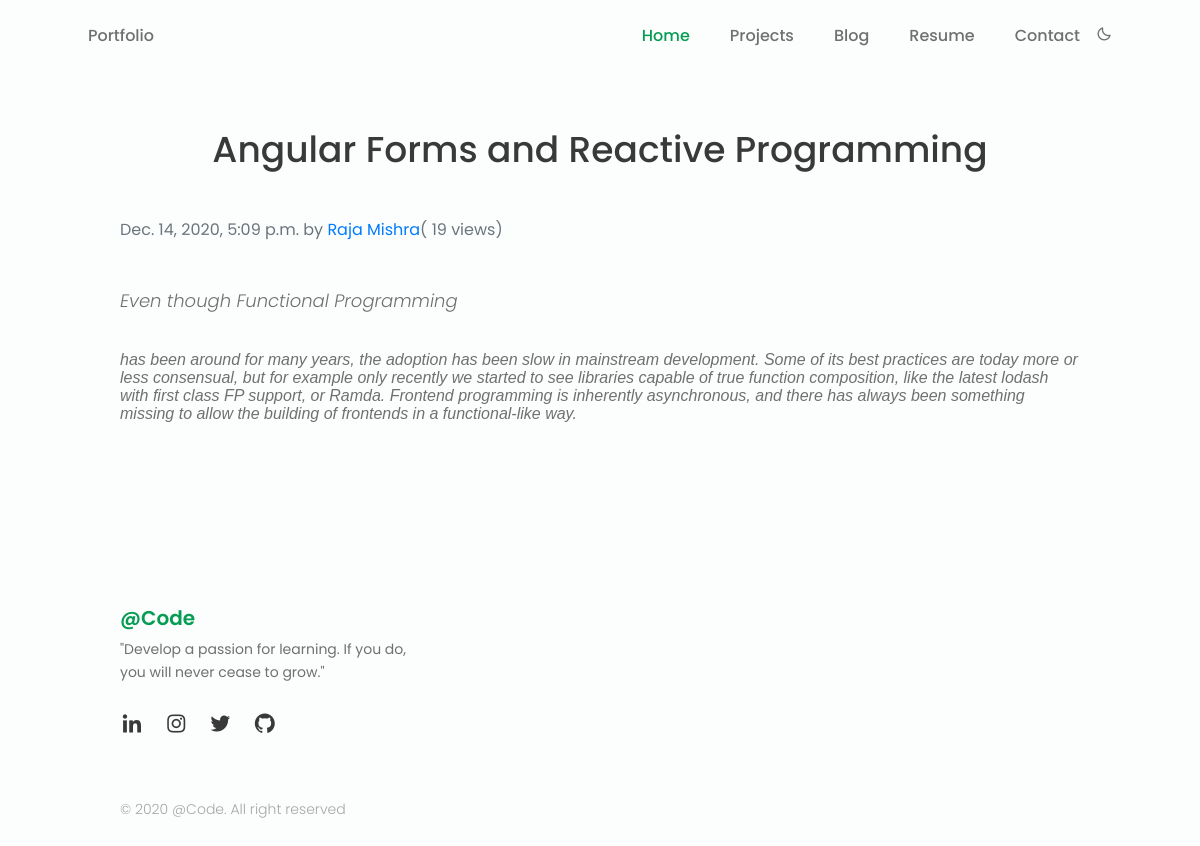
/blog/angular-forms-and-reactive-programming, run on the app's committed database.
### blog/models.py (models this page shows, shortened)
class Post(models.Model):
    sno=models.AutoField(primary_key=True)
    title=models.CharField(max_length=255)
    author=models.CharField(max_length=14)
    slug=models.CharField(max_length=130)
    timeStamp=models.DateTimeField(blank=True)
    content=models.TextField()
    views= models.IntegerField(default=0)

### blog/views.py (the view)
# urls.py: path('<str:slug>', views.blogPost, name="blogPost"),
def blogPost(request, slug):
    post=Post.objects.filter(slug=slug).first()
    context={"post":post}
    post.views= post.views +1
    post.save()
    return render(request,'blog/blogPost.html', context)

### templates/blog/blogPost.html (shortened to what this page needs)
{% load static %}
<!DOCTYPE html>
<html lang="en">
<head>
    <link rel="stylesheet" href="https://maxcdn.bootstrapcdn.com/bootstrap/4.5.0/css/bootstrap.min.css" />
    <link href='https://cdn.jsdelivr.net/npm/boxicons@2.0.5/css/boxicons.min.css' rel='stylesheet'>
    <link rel="stylesheet" href="{% static 'home/css/style.css' %}">
</head>
<body>
    <header class="l-header" id="header">
        <nav class="nav bd-container">
            <a href="/home" class="nav__logo">Portfolio</a>
            <div class="nav__menu" id="nav-menu">
                <ul class="nav__list">
                    <li class="nav__item"><a href="/home" class="nav__link active-link">Home</a></li>
                    <li class="nav__item"><a href="/home/#project" class="nav__link">Projects</a></li>
                    <li class="nav__item"><a href="/blog" class="nav__link">Blog</a></li>
                    <li class="nav__item"><a
                            href="https://drive.google.com/file/d/1iSH2U_ria5Q4Qnd8Le_aoz7h5I57o3zv/view"
                            target="_blank" class="nav__link">Resume</a></li>
                    <li class="nav__item"><a href="/home/#contact" class="nav__link">Contact</a></li>
                    <li><i class='bx bx-moon change-theme' id="theme-button"></i></li>
                </ul>
            </div>
        </nav>
    </header>
    <main class="l-main">
        <section class="menu section bd-container" id="project">
            <h2 class="section-title">{{post.title}}</h2>
            <div class="mb-1 text-muted">{{post.timeStamp}} by <a href="#">{{post.author}}</a>(<span > {{post.views}} views</span>)</p></div><br>
            <span class="menu__detail">{{post.content|safe }}</span><br>
        </section>
        <footer class="footer section bd-container">
            <div class="footer__container bd-grid">
                <div class="footer__content">
                    <a href="#" class="footer__logo">@Code</a>
                    <span class="footer__description">"Develop a passion for learning. If you do, you will never cease
                        to grow."</span>
                    <div>
                        <a href="https://www.linkedin.com/in/rajamishra53" class="footer__social"><i class='bx bxl-linkedin'></i></a>
                        <a href="https://www.instagram.com/_code_exe/" class="footer__social"><i class='bx bxl-instagram'></i></a>
                        <a href="https://twitter.com/rajamishra_zip" class="footer__social"><i class='bx bxl-twitter'></i></a>
                        <a href="https://github.com/raja53a" class="footer__social"><i class='bx bxl-github'></i></a>
                    </div>
                </div>
                <div class="footer__content">
                </div>
                <div class="footer__content">
                </div>
            </div>
            <p class="footer__copy">&#169; 2020 @Code. All right reserved</p>
        </footer>
    </main>
</body>
</html>

### static/home/css/style.css (style rules this page uses)
:root { --header-height: 3rem; --first-color: #069C54; --first-color-alt: #048654; --title-color: #393939; --text-color: #707070; --text-color-light: #A6A6A6; --body-color: #FBFEFD; --container-color: #FFFFFF; --body-font: 'Poppins', sans-serif; --biggest-font-size: 2.25rem; --h1-font-size: 1.5rem; --h2-font-size: 1.25rem; --h3-font-size: 1rem; --normal-font-size: .938rem; --small-font-size: .813rem; --smaller-font-size: .75rem; --font-medium: 500; --font-semi-bold: 600; --mb-1: .5rem; --mb-2: 1rem; --mb-3: 1.5rem; --mb-4: 2rem; --mb-5: 2.5rem; --mb-6: 3rem; --z-tooltip: 10; --z-fixed: 100; }
@media screen and (min-width: 768px) { :root { --biggest-font-size: 4rem; --h1-font-size: 2.25rem; --h2-font-size: 1.5rem; --h3-font-size: 1.25rem; --normal-font-size: 1rem; --small-font-size: .875rem; --smaller-font-size: .813rem; } }
*,::before,::after { box-sizing: border-box; }
html { scroll-behavior: smooth; }
.section { justify-content: center; align-items: center; }
:root { --link-size: 64px; --trans-props: all 0.3s ease; --link-size-footer-b: 40px; --link-size-footer-s: 30px; }
.change-theme { position: absolute; right: 1rem; top: 1.8rem; color: var(--text-color); font-size: 1rem; cursor: pointer; }
body { margin: var(--header-height) 0 0 0; font-family: var(--body-font); font-size: var(--normal-font-size); background-color: var(--body-color); color: var(--text-color); line-height: 1.6; }
h1,h2,h3,p,ul { margin: 0; }
ul { padding: 0; list-style: none; }
a { text-decoration: none; }
.section { padding: 4rem 0 2rem; }
.section-title, .section-subtitle { text-align: center; }
.section-title { font-size: var(--h1-font-size); color: var(--title-color); margin-bottom: var(--mb-3); }
.bd-container { max-width: 960px; width: calc(100% - 2rem); margin-left: var(--mb-2); margin-right: var(--mb-2); }
.bd-grid { display: grid; gap: 1.5rem; }
.l-header { width: 100%; position: fixed; top: 0; left: 0; z-index: var(--z-fixed); background-color: var(--body-color); }
.nav { max-width: 1024px; height: var(--header-height); display: flex; justify-content: space-between; align-items: center; }
.nav__item { margin-bottom: var(--mb-2); }
.nav__link, .nav__logo, .nav__toggle { color: var(--text-color); font-weight: var(--font-medium); }
.nav__link { transition: .3s; }
.active-link { color: var(--first-color); }
.menu__detail, .menu__preci { font-size: var(--small-font-size); }
.menu__detail { margin-bottom: var(--mb-1); }
h1, p { display: inline-block; line-height: 1; font-family: "Poppins", sans-serif; margin: 20px 0; font-weight: 300; font-size: 18px; }
.footer__container { grid-template-columns: repeat(auto-fit, minmax(220px, 1fr)); row-gap: 2rem; }
.footer__logo { font-size: var(--h3-font-size); color: var(--first-color); font-weight: var(--font-semi-bold); }
.footer__description { display: block; font-size: var(--small-font-size); margin: .25rem 0 var(--mb-3); }
.footer__social { font-size: 1.5rem; color: var(--title-color); margin-right: var(--mb-2); }
.footer__copy { text-align: center; font-size: var(--small-font-size); color: var(--text-color-light); margin-top: 3.5rem; }
@media screen and (min-width: 768px) { body { margin: 0; } }
@media screen and (min-width: 768px) { .section { padding-top: 8rem; } }
@media screen and (min-width: 768px) { .nav { height: calc(var(--header-height) + 1.5rem); } }
@media screen and (min-width: 768px) { .nav__list { display: flex; } }
@media screen and (min-width: 768px) { .nav__item { margin-left: var(--mb-5); margin-bottom: 0; } }
@media screen and (min-width: 768px) { .change-theme { position: initial; margin-left: var(--mb-2); } }
@media screen and (min-width: 960px) { .bd-container { margin-left: auto; margin-right: auto; } }

### data on the page
Post: title "Angular Forms and Reactive Programming", timeStamp "Dec. 14, 2020, 5:09 p.m.", author "Raja Mishra", views "19", content "Even though Functional Programming has been around for many years, the adoption has been slow in mainstream development. Some of its best practices are today more or less consensual, but for example only recently we started to see libraries capable of true function composition, like the latest lodash with first class FP support, or Ramda. Frontend programming is inherently asynchronous, and there has always been something missing to allow the building of frontends in a functional-like way."
